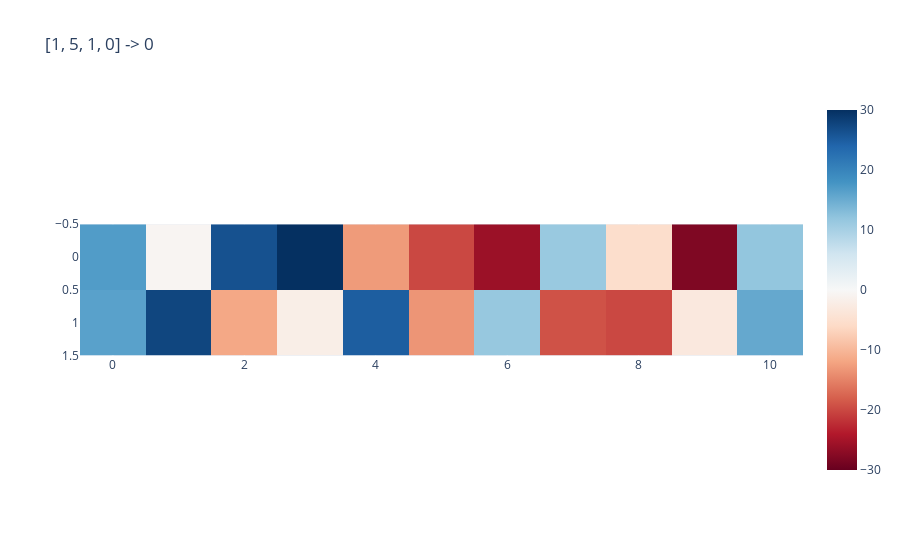
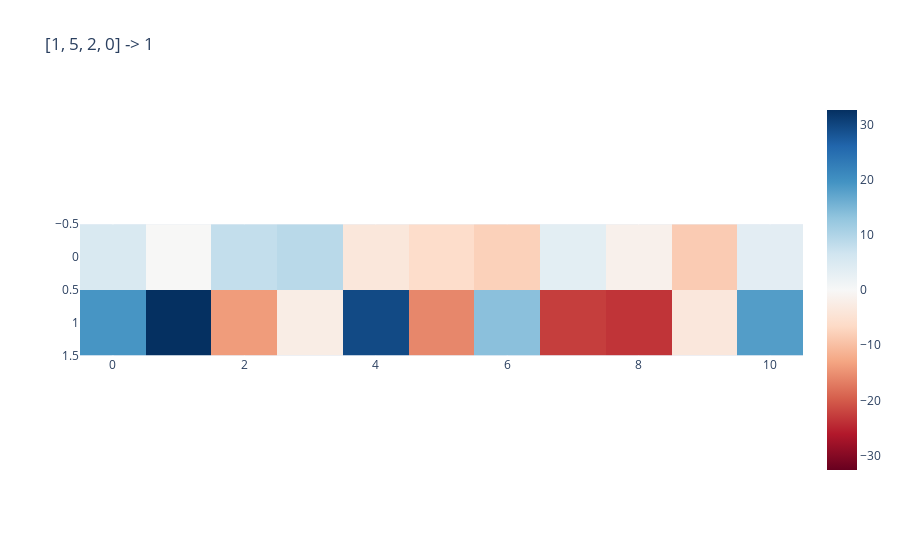

Notebook code for these charts, in order:
### Code cell
for seq,val in zip(seqs,vals):
    res = []
    X = t.Tensor(seq).unsqueeze(0).int()
    for i in range(model_cfg.n_heads - 1):
        temp = get_head_to_resid(pre_trained, pre_trained.activation_cache, i, X)
        temp = get_head_to_logits(pre_trained, temp)
        res.append(temp[0,-1])

    res = t.stack(res)
    imshow(res, y = list(range(model_config.n_heads)), title = f"{seq} -> {val}")

### Figure 1 — Plotly figure (JSON) as saved in the notebook; plotly's stock layout.template omitted (floating-point values rounded to 4 significant figures)
{"data": [{"coloraxis": "coloraxis", "hovertemplate": "x: %{x}<br>y: %{y}<br>color: %{z}<extra></extra>", "name": "0", "type": "heatmap", "xaxis": "x", "y": [0, 1], "yaxis": "y", "z": [[16.95, -0.6493, 26.33, 30.0, -12.91, -19.98, -25.83, 11.34, -5.394, -28.1, 11.87], [16.31, 27.6, -11.69, -2.011, 24.94, -13.4, 11.52, -19.13, -19.96, -3.142, 15.45]]}], "layout": {"coloraxis": {"cmid": 0, "colorscale": [[0, "rgb(103,0,31)"], [0.1, "rgb(178,24,43)"], [0.2, "rgb(214,96,77)"], [0.3, "rgb(244,165,130)"], [0.4, "rgb(253,219,199)"], [0.5, "rgb(247,247,247)"], [0.6, "rgb(209,229,240)"], [0.7, "rgb(146,197,222)"], [0.8, "rgb(67,147,195)"], [0.9, "rgb(33,102,172)"], [1, "rgb(5,48,97)"]]}, "title": {"text": "[1, 5, 1, 0] -> 0"}, "xaxis": {"anchor": "y", "constrain": "domain", "domain": [0, 1], "scaleanchor": "y"}, "yaxis": {"anchor": "x", "autorange": "reversed", "constrain": "domain", "domain": [0, 1]}}}

### Figure 2 — Plotly figure (JSON) as saved in the notebook; plotly's stock layout.template omitted (floating-point values rounded to 4 significant figures)
{"data": [{"coloraxis": "coloraxis", "hovertemplate": "x: %{x}<br>y: %{y}<br>color: %{z}<extra></extra>", "name": "0", "type": "heatmap", "xaxis": "x", "y": [0, 1], "yaxis": "y", "z": [[5.153, -0.1122, 7.97, 9.046, -3.767, -5.987, -7.736, 3.355, -1.629, -8.424, 3.469], [19.24, 32.59, -13.85, -2.414, 29.45, -15.82, 13.63, -22.61, -23.58, -3.69, 18.28]]}], "layout": {"coloraxis": {"cmid": 0, "colorscale": [[0, "rgb(103,0,31)"], [0.1, "rgb(178,24,43)"], [0.2, "rgb(214,96,77)"], [0.3, "rgb(244,165,130)"], [0.4, "rgb(253,219,199)"], [0.5, "rgb(247,247,247)"], [0.6, "rgb(209,229,240)"], [0.7, "rgb(146,197,222)"], [0.8, "rgb(67,147,195)"], [0.9, "rgb(33,102,172)"], [1, "rgb(5,48,97)"]]}, "title": {"text": "[1, 5, 2, 0] -> 1"}, "xaxis": {"anchor": "y", "constrain": "domain", "domain": [0, 1], "scaleanchor": "y"}, "yaxis": {"anchor": "x", "autorange": "reversed", "constrain": "domain", "domain": [0, 1]}}}
